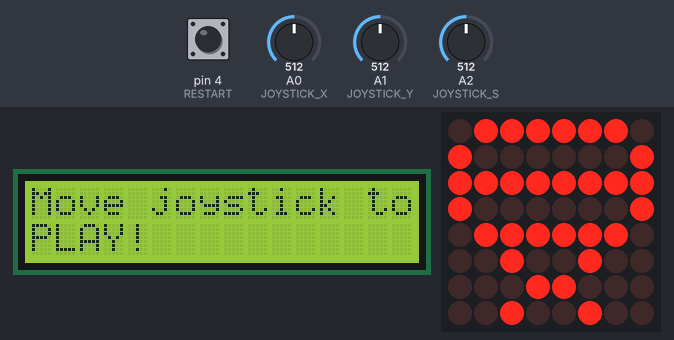
Recording of a sketch running on a simulated Arduino Uno, built with avr-gcc and run on an emulated ATmega328P. On the bench: 16×2 character LCD, 8×8 LED matrix. The inputs (shaded band) are chosen by the test bench; at power-on: A1 (JOYSTICK_Y) = 512, A0 (JOYSTICK_X) = 512, pin 4 (RESTART) HIGH, A2 (JOYSTICK_S) = 512. What the sketch prints to the serial monitor is not drawn.

Above: at 1.2 s.
1.3 s: A1 (JOYSTICK_Y) set to 584
4.3 s: A1 (JOYSTICK_Y) set to 607
At 4.7 s:
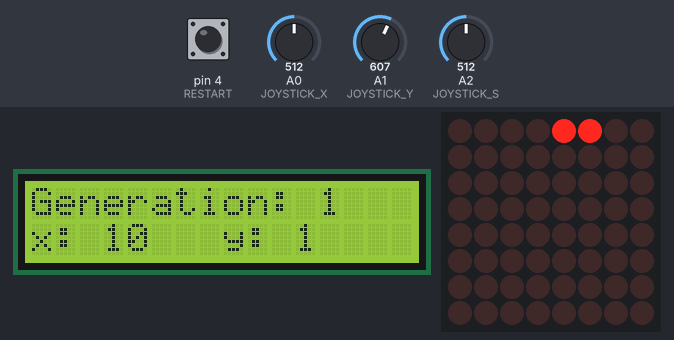
7.3 s: A0 (JOYSTICK_X) set to 591
8.8 s: A0 (JOYSTICK_X) set to 613
At 9.17 s:
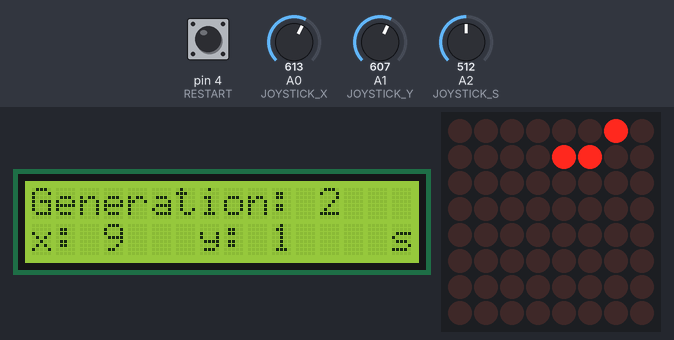
10.9 s: pin 4 (RESTART) pulled LOW for 3.2 s
At 15.18 s:
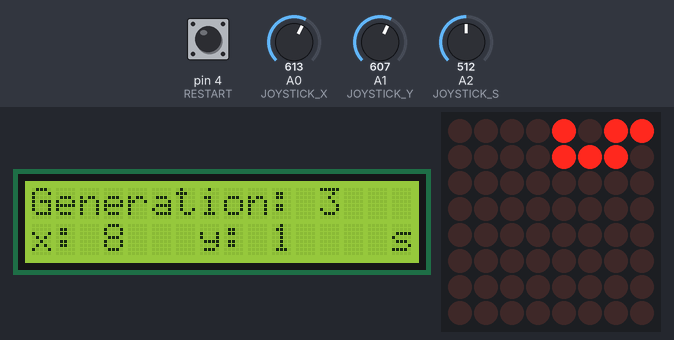

The sketch:

bacteria.ino
```cpp
#include <LiquidCrystal.h>
#include <LedControl.h>
#include <math.h>

// Timing
#define DELTA_BUTTON   400
#define DELTA_JOYSTICK 500
#define DELTA_LCD      100
#define DELTA_MENU     200
#define DELTA_PLAYER   500

unsigned long timeButton = 0;
unsigned long timeJoystick = 0;
unsigned long timeLcd = 0;
unsigned long timeMenu = 0;
unsigned long timePlayer = 0;

// Joystick and button
#define JOYSTICK_X A0
#define JOYSTICK_Y A1
#define JOYSTICK_S A2
#define JOY_LOW    400
#define JOY_HIGH   600
#define RESTART    4

// LCD
LiquidCrystal lcd(13, 12, 8, 9, 10, 11);

// Menu
byte line = 0;
byte menu[] = {
  B10000001,
  B01111110,
  B00100100,
  B00011000,
  B00100100,
  B01111110,
  B10000001,
  B11111111
};

// Matrix
#define D_IN         7
#define CLK          6
#define CS           5
#define MAX_IN_USE   1

LedControl matrix = LedControl(D_IN, CLK, CS, MAX_IN_USE);

// Game
#define MAP_SIZE     20
#define MAX_BACTERIA 5
#define MIN_BACTERIA 1

byte scene = 0;
byte equilibrum = 0;
unsigned long score = 0;
unsigned long generation = 0;
byte boolMap[MAP_SIZE][MAP_SIZE];

bool isOnMap(unsigned long x, unsigned long y) {
  return (x < MAP_SIZE && y < MAP_SIZE);
}
void lose() {
  if (score < generation) {
    score = generation;
  }
  scene = 2;
  equilibrum = 0;
  generation = 0;
}
void quit() {
  if (score < generation) {
    score = generation;
  }
  scene = 0;
  equilibrum = 0;
  generation = 0;
}
byte countBacteria(unsigned long x, unsigned long y) {
  byte sum = 0;
  if (0 < x) {
    sum += (bool)boolMap[y][x - 1];
    if (0 < y) {
      sum += (bool)boolMap[y - 1][x - 1];
    }
    if (y + 1 < MAP_SIZE) {
      sum += (bool)boolMap[y + 1][x - 1];
    }
  }
  if (x + 1 < MAP_SIZE) {
    sum += (bool)boolMap[y][x + 1];
    if (y + 1 < MAP_SIZE) {
      sum += (bool)boolMap[y + 1][x + 1];
    }
  }
  if (0 < y) {
    sum += (bool)boolMap[y - 1][x];
    if (x < MAP_SIZE) {
      sum += (bool)boolMap[y - 1][x + 1];
    }
  }
  if (y + 1 < MAP_SIZE) {
    sum += (bool)boolMap[y + 1][x];
  }
  return sum;
}
bool canBorn(unsigned long x, unsigned long y) {
  return ((countBacteria(x, y) < MAX_BACTERIA) && !boolMap[y][x]);
}
void born(unsigned long x, unsigned long y) {
  if (0 < x) {
    if (canBorn(x - 1, y)) {
      boolMap[y][x - 1] = true;
      return ;
    }
    if (0 < y) {
      if (canBorn(x - 1, y - 1)) {
        boolMap[y - 1][x - 1] = true;
        return ;
      }
    }
    if (y + 1 < MAP_SIZE) {
      if (canBorn(x - 1, y + 1)) {
        boolMap[y + 1][x - 1] = true;
        return ;
      }
    }
  }
  if (x + 1 < MAP_SIZE) {
    if (canBorn(x + 1, y)) {
      boolMap[y][x + 1] = true;
      return ;
    }
    if (y + 1 < MAP_SIZE) {
      if (canBorn(x + 1, y + 1)) {
        boolMap[y + 1][x + 1] = true;
        return ;
      }
    }
  }
  if (0 < y) {
    if (canBorn(x, y - 1)) {
      boolMap[y - 1][x] = true;
      return ;
    }
    if (x < MAP_SIZE) {
      if (canBorn(x + 1, y - 1)) {
        boolMap[y - 1][x + 1] = true;
        return ;
      }
    }
  }
  if (y + 1 < MAP_SIZE) {
    if (canBorn(x, y + 1)) {
      boolMap[y + 1][x] = true;
      return ;
    }
  }
}

// View
unsigned long xView = 0;
unsigned long yView = 0;

void setView(long x, long y) {
  if (x < 0)
    x = 0;
  if (y < 0)
    y = 0;
  if (x > MAP_SIZE - 8)
    x = MAP_SIZE - 8;
  if (y > MAP_SIZE - 8)
    y = MAP_SIZE - 8;
  xView = x;
  yView = y;
}

// Player
unsigned long playerX;
unsigned long playerY;
bool playerLed = 0;

void nextGeneration() {
  // Counts
  for (unsigned long i = 0; i < MAP_SIZE; i++) {
    for (unsigned long j = 0; j < MAP_SIZE; j++) {
      if (boolMap[i][j]) {
        boolMap[i][j] = countBacteria(j, i);
      }
    }
  }
  bool change = 0;
  // Update
  for (unsigned long i = 0; i < MAP_SIZE; i++) {
    for (unsigned long j = 0; j < MAP_SIZE; j++) {
      // Death bacteria
      if (boolMap[i][j] > MAX_BACTERIA) {
        boolMap[i][j] = false;
        change = 1;
        if (j == playerX && i == playerY) {
          lose();
        }
      }
      // Born bacteria
      else if (boolMap[i][j] <= 2 && boolMap[i][j]) {
        boolMap[i][j] = 3;
        born(j, i);
        change = 1;
      }
      if (boolMap[i][j] > 0) {
        boolMap[i][j] = 1;
      }
    }
  }
  // Destroy equilibrum
  if (!change) {
    equilibrum = (equilibrum + 1) % MAP_SIZE;
    for (unsigned long i = 0; i < MAP_SIZE; i++) {
      for (unsigned long j = 0; j < MAP_SIZE; j++) {
        // Death bacteria
        if (boolMap[i][j] && (j != playerX || i != playerY)) {
          if ((i + j) % 3 == 0) {
            boolMap[i][j] = false;
          }
        }
      }
    }
  }
  // Next
  generation++;
}
void movePlayer(unsigned long x, unsigned long y) {
  timeJoystick = millis();
  if (!boolMap[playerY + y][playerX + x] && isOnMap(playerX + x, playerY + y) ) {
    // New position
    nextGeneration();
    boolMap[playerY][playerX] = false;
    playerX += x;
    playerY += y;
    boolMap[playerY][playerX] = true;
    setView(playerX - 4, playerY - 4);
  }
}
void initialize() {
  scene = 1;
  playerX = 0;
  playerY = 0;
  // Map
  for (unsigned long i = 0; i < MAP_SIZE; i++) {
    for (unsigned long j = 0; j < MAP_SIZE; j++) {
      boolMap[i][j] = 0;
    }
  }
  bool first = 1;
  for (unsigned long i = 0; i < MAP_SIZE; i++) {
    for (unsigned long j = 0; j < MAP_SIZE; j++) {
      if ((i + j) % 11 > 8 && (i * i + 1) % 14 < 2) {
        if (first) {
          first = 0;
          movePlayer(j, i);
        }
        else {
          boolMap[i][j] = true;
        }
      }
    }
  }
  timeJoystick = millis();
  timePlayer = millis();
  playerLed = 1;
}

void setup() {
  // LCD
  lcd.begin(16, 2);
  // Joystick
  pinMode(RESTART, INPUT_PULLUP);
  pinMode(JOYSTICK_X, INPUT);
  pinMode(JOYSTICK_Y, INPUT);
  pinMode(JOYSTICK_S, INPUT);
  // Matrix
  matrix.shutdown(0, false);
  matrix.setIntensity(0, 7);
  matrix.clearDisplay(0);
  Serial.begin(9600);
}
void loop() {
  // LCD
  if (millis() > DELTA_LCD + timeLcd) {
    Serial.println(generation);
    lcd.noDisplay();
    lcd.setCursor(0,0);
    if (scene == 1) {
      // LCD
      lcd.print("Generation: ");
      lcd.print(generation);
      lcd.print("   ");
      lcd.setCursor(0, 1);
      lcd.print("x: ");
      lcd.print(playerX + 1);
      lcd.print("   y: ");
      lcd.print(playerY + 1);
      lcd.print("    s");
    }
    else if (scene == 2) {
      lcd.print("Move joystick to");
      lcd.setCursor(0, 1);
      lcd.print("PLAY!  Score:");
      lcd.print(score);
      lcd.print("   ");
    }
    else {
      lcd.print("Move joystick to");
      lcd.setCursor(0, 1);
      lcd.print("PLAY!");
      if (score > 0) {
        lcd.print(" Score: ");
        lcd.print(score);
      }
      lcd.print("   ");
    }
    lcd.display();
    timeLcd = millis();
  }
  // Joystick
  unsigned xJoystick = analogRead(JOYSTICK_X);
  unsigned yJoystick = analogRead(JOYSTICK_Y);
  unsigned sJoystick = analogRead(JOYSTICK_S);
  // Game
  if (scene == 1) {
    // Update game
    if (millis() > DELTA_JOYSTICK + timeJoystick) {
      if (xJoystick < JOY_LOW) {
        movePlayer(1, 0);
      }
      else if (xJoystick > JOY_HIGH) {
        movePlayer(-1, 0);
      }
      else if (yJoystick < JOY_LOW) {
        movePlayer(0, 1);
      }
      else if (yJoystick > JOY_HIGH) {
        movePlayer(0, -1);
      }
      else if (sJoystick < 100) {
        movePlayer(0,0);
      }
    }
    if (millis() > DELTA_BUTTON + timeButton) {
      if (!digitalRead(RESTART)) {
        quit();
        timeButton = millis();
      }
    }
    // Render game
    for (unsigned long i = yView; i < 8 + yView; i++) {
      for (unsigned long j = xView; j < 8 + xView; j++) {
        if (i == playerY && j == playerX) {
          if (millis() > DELTA_PLAYER + timePlayer) {
            timePlayer = millis();
            playerLed = !playerLed;
            matrix.setLed(0, i - yView, j - xView, playerLed);
          }
        }
        else {
          matrix.setLed(0, i - yView, j - xView, boolMap[i][j]);
        }
      }
    }
  }
  // Restart
  else if (scene == 2) {
    // Update restart
    if (millis() > DELTA_JOYSTICK + timeJoystick) {
      if (xJoystick < JOY_LOW || yJoystick < JOY_LOW || JOY_HIGH < xJoystick || JOY_HIGH < yJoystick || sJoystick < 100) {
        initialize();
      }
    }
    if (millis() > DELTA_BUTTON + timeButton) {
      if (!digitalRead(RESTART)) {
        quit();
        timeButton = millis();
      }
    }
    // Render restart
    for (byte i = 0; i < 8; i++) {
      matrix.setRow(0, i, (1 << i) + (128 >> i));
    }

  }
  // Menu
  else {
    // Update menu
    if (millis() > DELTA_JOYSTICK + timeJoystick) {
      if (xJoystick < JOY_LOW || yJoystick < JOY_LOW || JOY_HIGH < xJoystick || JOY_HIGH < yJoystick || sJoystick < 100) {
        initialize();
      }
    }
    if (millis() > DELTA_BUTTON + timeButton) {
      if (!digitalRead(RESTART)) {
        initialize();
        timeButton = millis();
      }
    }
    if (millis() > DELTA_MENU + timeMenu) {
      line = (line + 1) % 8;
      timeMenu = millis();
    }
    // Menu rendering
    for (byte i = 0; i < 8; i++) {
      matrix.setRow(0, i, menu[(i + line) % 8] );
    }
  }
}
```

Measured:
- the behaviour switches between 600 and 601 on A1 (JOYSTICK_Y) (found by bisection; images 0 and 1)
- the behaviour switches between 600 and 601 on A0 (JOYSTICK_X) (found by bisection; images 1 and 2)
- after the input at 4.3 s, the display: changes at once (image 1)
- after the input at 8.8 s, the display: first changes after 0.09 s (image 2 shows a later state)
- after the input at 10.9 s, the display: first differs from a run without the input at once (image 3 shows a later state)
- what the display in image 1 shows lasts 0.5 s, from 4.3 s to 4.8 s
